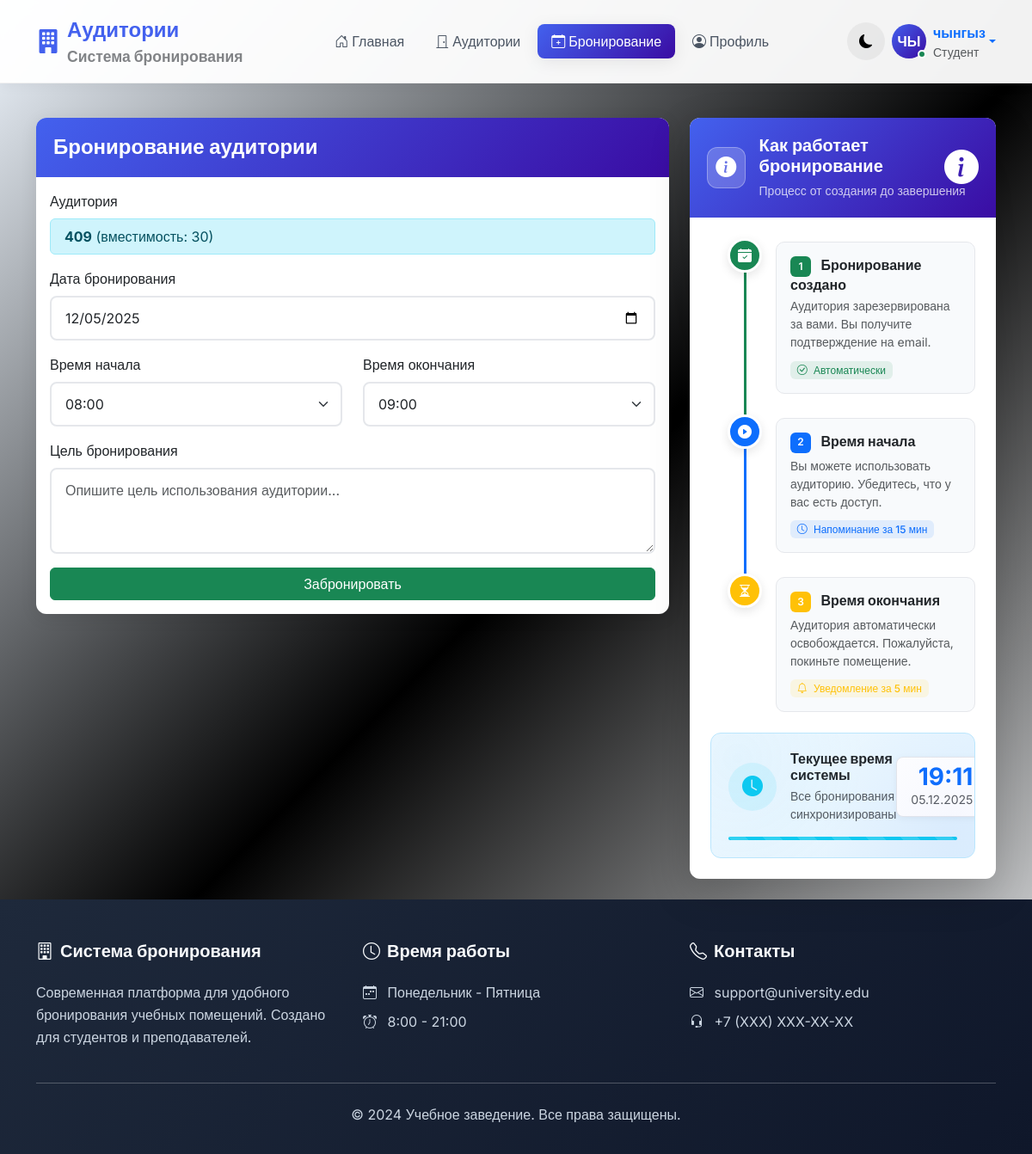
Page /booking?classroom=9 (signed in) on the committed database.
### app/models.py (models this page shows, shortened)
class User(UserMixin, db.Model):
    __tablename__ = 'user'
    id = db.Column(db.Integer, primary_key=True)
    username = db.Column(db.String(64), unique=True, nullable=False)
    email = db.Column(db.String(120), unique=True, nullable=False)
    password_hash = db.Column(db.String(256))
    role = db.Column(db.String(20), default='student')
    created_at = db.Column(db.DateTime, default=datetime.utcnow)
    bookings = db.relationship('Booking', backref='user', lazy='dynamic')

class Classroom(db.Model):
    __tablename__ = 'classroom'
    id = db.Column(db.Integer, primary_key=True)
    room_number = db.Column(db.String(20), unique=True, nullable=False)
    capacity = db.Column(db.Integer, nullable=False)
    floor = db.Column(db.Integer, nullable=False)
    has_projector = db.Column(db.Boolean, default=False)
    has_computers = db.Column(db.Boolean, default=False)
    is_active = db.Column(db.Boolean, default=True)
    bookings = db.relationship('Booking', backref='classroom', lazy='dynamic')

### app/routes.py (the view, shortened to what this page needs)
@main_bp.route('/booking', methods=['GET', 'POST'])
@login_required
def booking():
    form = BookingForm()
    classrooms = Classroom.query.filter_by(is_active=True).all()
    form.classroom_id.choices = [(c.id, f"Аудитория {c.room_number} (вместимость: {c.capacity})") for c in classrooms]
    selected_classroom_id = request.args.get('classroom', type=int)
    preselected_classroom = None
    if selected_classroom_id:
        preselected_classroom = Classroom.query.get(selected_classroom_id)
        if preselected_classroom:
            form.classroom_id.data = selected_classroom_id
    return render_template('booking.html', title='Бронирование', form=form, preselected_classroom=preselected_classroom)

### app/templates/booking.html (shortened to what this page needs)
{% extends "base.html" %}
{% block content %}
<div class="row">
    <div class="col-md-8">
        <div class="card">
            <div class="card-header">
                <h4 class="mb-0"> Бронирование аудитории</h4>
            </div>
            <div class="card-body">
                <form method="POST" action="">
                    {% if preselected_classroom %}
                    <div class="mb-3">
                        <label class="form-label">Аудитория</label>
                        <div class="alert alert-info py-2">
                            <strong>{{ preselected_classroom.room_number }}</strong>
                            (вместимость: {{ preselected_classroom.capacity }})
                        </div>
                    </div>
                    {% else %}
                    <div class="mb-3">
                        {{ form.classroom_id.label(class="form-label") }}
                        {{ form.classroom_id(class="form-select") }}
                    </div>
                    {% endif %}
                    <div class="mb-3">
                        {{ form.booking_date.label(class="form-label") }}
                        {{ form.booking_date(class="form-control", type="date") }}
                    </div>
                    <div class="row">
                        <div class="col-md-6">
                            <div class="mb-3">
                                {{ form.start_time.label(class="form-label") }}
                                {{ form.start_time(class="form-select") }}
                            </div>
                        </div>
                        <div class="col-md-6">
                            <div class="mb-3">
                                {{ form.end_time.label(class="form-label") }}
                                {{ form.end_time(class="form-select") }}
                            </div>
                        </div>
                    </div>
                    <div class="mb-3">
                        {{ form.purpose.label(class="form-label") }}
                        {{ form.purpose(class="form-control", rows=3, placeholder="Опишите цель использования аудитории...") }}
                    </div>
                    <div class="d-grid">
                        {{ form.submit(class="btn btn-success", id='bookingSubmit') }}
                    </div>
                </form>
            </div>
        </div>
    </div>
    <div class="col-md-4">
    <div class="card border-0 shadow-lg">
    <div class="card-header border-0 bg-gradient-primary text-white position-relative overflow-hidden">
        <div class="position-absolute top-0 end-0 w-50 h-100 opacity-10">
            <i class="bi bi-info-circle-fill fs-1 position-absolute" style="right: 20px; top: 50%; transform: translateY(-50%);"></i>
        </div>
        <div class="position-relative z-1">
            <div class="d-flex align-items-center">
                <div class="feature-icon-wrapper me-3">
                    <i class="bi bi-info-circle-fill fs-4"></i>
                </div>
                <div>
                    <h5 class="mb-1">Как работает бронирование</h5>
                    <small class="opacity-75">Процесс от создания до завершения</small>
                </div>
            </div>
        </div>
    </div>
    <div class="card-body p-4">
        <div class="timeline-wrapper">
            <div class="timeline">
                <div class="timeline-item">
                    <div class="timeline-marker-wrapper">
                        <div class="timeline-marker bg-success">
                            <i class="bi bi-calendar-check-fill text-white"></i>
                        </div>
                        <div class="timeline-line bg-success"></div>
                    </div>
                    <div class="timeline-content">
                        <div class="timeline-content-inner">
                            <h6 class="fw-bold mb-1">
                                <span class="step-badge bg-success text-white me-2">1</span>
                                Бронирование создано
                            </h6>
                            <p class="text-muted small mb-0">
                                Аудитория зарезервирована за вами. Вы получите подтверждение на email.
                            </p>
                            <div class="mt-2">
                                <span class="badge bg-success bg-opacity-10 text-success">
                                    <i class="bi bi-check-circle me-1"></i> Автоматически
                                </span>
                            </div>
                        </div>
                    </div>
                </div>
                <div class="timeline-item">
                    <div class="timeline-marker-wrapper">
                        <div class="timeline-marker bg-primary">
                            <i class="bi bi-play-circle-fill text-white"></i>
                        </div>
                        <div class="timeline-line bg-primary"></div>
                    </div>
                    <div class="timeline-content">
                        <div class="timeline-content-inner">
                            <h6 class="fw-bold mb-1">
                                <span class="step-badge bg-primary text-white me-2">2</span>
                                Время начала
                            </h6>
                            <p class="text-muted small mb-0">
                                Вы можете использовать аудиторию. Убедитесь, что у вас есть доступ.
                            </p>
                            <div class="mt-2">
                                <span class="badge bg-primary bg-opacity-10 text-primary">
                                    <i class="bi bi-clock me-1"></i> Напоминание за 15 мин
                                </span>
                            </div>
                        </div>
                    </div>
                </div>
                <div class="timeline-item">
                    <div class="timeline-marker-wrapper">
                        <div class="timeline-marker bg-warning">
                            <i class="bi bi-hourglass-split text-white"></i>
                        </div>
                    </div>
                    <div class="timeline-content">
                        <div class="timeline-content-inner">
                            <h6 class="fw-bold mb-1">
                                <span class="step-badge bg-warning text-white me-2">3</span>
                                Время окончания
                            </h6>
                            <p class="text-muted small mb-0">
                                Аудитория автоматически освобождается. Пожалуйста, покиньте помещение.
                            </p>
                            <div class="mt-2">
                                <span class="badge bg-warning bg-opacity-10 text-warning">
                                    <i class="bi bi-bell me-1"></i> Уведомление за 5 мин
                                </span>
                            </div>
                        </div>
                    </div>
                </div>
            </div>
        </div>
        <div class="info-card mt-4">
            <div class="d-flex align-items-center">
                <div class="info-icon bg-info bg-opacity-10 text-info p-3 rounded-circle me-3">
                    <i class="bi bi-clock-fill fs-4"></i>
                </div>
                <div class="flex-grow-1">
                    <div class="d-flex justify-content-between align-items-center">
                        <div>
                            <h6 class="mb-1 fw-bold">Текущее время системы</h6>
                            <p class="text-muted small mb-0">Все бронирования синхронизированы</p>
                        </div>
                        <div class="text-end">
                            <div class="current-time-display">
                                <div class="time-value fs-3 fw-bold text-primary">{{ now.strftime('%H:%M') }}</div>
                                <small class="text-muted">{{ now.strftime('%d.%m.%Y') }}</small>
                            </div>
                        </div>
                    </div>
                </div>
            </div>
            <div class="progress mt-3" style="height: 4px;">
                <div class="progress-bar bg-info progress-bar-striped progress-bar-animated"
                     style="width: 100%"></div>
            </div>
        </div>
    </div>
</div>
</div>
</div>
</div>
{% endblock %}

### app/templates/base.html (shortened to what this page needs)
<!DOCTYPE html>
<html lang="ru" data-bs-theme="light">
  <head>
    <link
      href="https://cdn.jsdelivr.net/npm/bootstrap@5.3.2/dist/css/bootstrap.min.css"
      rel="stylesheet"
    />
    <link
      rel="stylesheet"
      href="https://cdn.jsdelivr.net/npm/bootstrap-icons@1.10.0/font/bootstrap-icons.css"
    />
  </head>
  <body class="d-flex flex-column min-vh-100">
    <nav class="navbar navbar-expand-lg navbar-light">
      <div class="container">
        <a class="navbar-brand d-flex align-items-center" href="{{ url_for('main.index') }}">
          <div class="me-2">
            <i class="bi bi-building-fill fs-3"></i>
          </div>
          <div class="d-flex flex-column">
            <span class="fw-bold fs-4">Аудитории</span>
            <small class="text-muted opacity-75 d-none d-md-block">Система бронирования</small>
          </div>
        </a>
        <div class="collapse navbar-collapse" id="navbarMain">
          <ul class="navbar-nav mx-auto mb-2 mb-lg-0">
            <li class="nav-item">
              <a
                class="nav-link {% if request.endpoint == 'main.index' %}active{% endif %}"
                href="{{ url_for('main.index') }}"
              >
                <i class="bi bi-house-door me-1"></i>Главная
              </a>
            </li>
            <li class="nav-item">
              <a
                class="nav-link {% if request.endpoint == 'main.classrooms' %}active{% endif %}"
                href="{{ url_for('main.classrooms') }}"
              >
                <i class="bi bi-door-closed me-1"></i>Аудитории
              </a>
            </li>
            {% if current_user.is_authenticated %}
            <li class="nav-item">
              <a
                class="nav-link {% if request.endpoint == 'main.booking' %}active{% endif %}"
                href="{{ url_for('main.booking') }}"
              >
                <i class="bi bi-calendar-plus me-1"></i>Бронирование
              </a>
            </li>
            <li class="nav-item">
              <a
                class="nav-link {% if request.endpoint == 'main.profile' %}active{% endif %}"
                href="{{ url_for('main.profile') }}"
              >
                <i class="bi bi-person-circle me-1"></i>Профиль
              </a>
            </li>
             {% endif %}
          </ul>
          <div class="d-flex align-items-center gap-2">
            <button id="themeToggle" class="theme-switch" title="Сменить тему">
            </button>
            {% if current_user.is_authenticated %}
            <div class="dropdown">
              <a
                href="#"
                class="d-flex align-items-center text-decoration-none dropdown-toggle"
                data-bs-toggle="dropdown"
              >
                <div class="user-avatar me-2">
                  {{ current_user.username[:2]|upper }}
                  <span class="user-status bg-success"></span>
                </div>
                <div class="d-none d-md-flex flex-column text-start">
                  <span class="fw-semibold">{{ current_user.username }}</span>
                  <small class="text-muted">
                    {% if current_user.role == 'teacher' %}Преподаватель{% elif current_user.role
                    == 'admin' %}Администратор{% else %}Студент{% endif %}
                  </small>
                </div>
              </a>
            </div>
            {% endif %}
          </div>
        </div>
      </div>
    </nav>
    <main class="flex-grow-1 py-4">
      <div class="container fade-in">
        {% block content %}{% endblock %}
    </main>
    <footer class="footer">
      <div class="container">
        <div class="row g-4">
          <div class="col-lg-4">
            <h5><i class="bi bi-building me-2"></i>Система бронирования</h5>
            <p>
              Современная платформа для удобного бронирования учебных помещений. Создано для
              студентов и преподавателей.
            </p>
          </div>
          <div class="col-lg-4">
            <h5><i class="bi bi-clock me-2"></i>Время работы</h5>
            <p class="mb-2">
              <i class="bi bi-calendar-week me-2"></i>
              Понедельник - Пятница
            </p>
            <p class="mb-0">
              <i class="bi bi-alarm me-2"></i>
              8:00 - 21:00
            </p>
          </div>
          <div class="col-lg-4">
            <h5><i class="bi bi-telephone me-2"></i>Контакты</h5>
            <p class="mb-2">
              <i class="bi bi-envelope me-2"></i>
              support@university.edu
            </p>
            <p class="mb-0">
              <i class="bi bi-headset me-2"></i>
              +7 (XXX) XXX-XX-XX
            </p>
          </div>
        </div>
        <hr class="my-4 opacity-25" />
        <div class="text-center">
          <p class="mb-0">
            &copy; 2024 Учебное заведение. Все права защищены.
          </p>
        </div>
      </div>
    </footer>
  </body>
</html>

### rows in the picture
User: username "ЧЫ", username "чынгыз"
Classroom: room_number "409", capacity "30"
